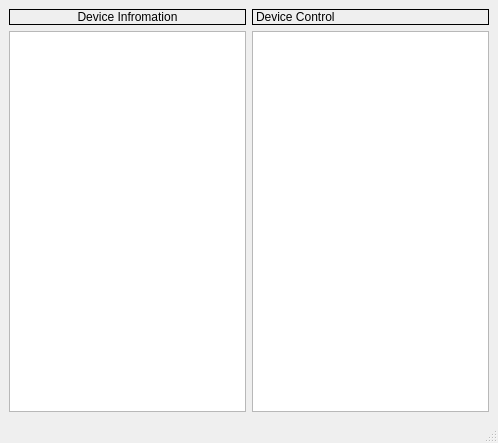
<?xml version="1.0" encoding="UTF-8"?>
<ui version="4.0">
 <class>FakeLidarSetting</class>
 <widget class="QMainWindow" name="FakeLidarSetting">
  <property name="geometry">
   <rect>
    <x>0</x>
    <y>0</y>
    <width>498</width>
    <height>443</height>
   </rect>
  </property>
  <property name="windowTitle">
   <string>Fake Lidar Setting</string>
  </property>
  <widget class="QWidget" name="centralwidget">
   <layout class="QGridLayout" name="gridLayout">
    <item row="0" column="1">
     <widget class="QLabel" name="label">
      <property name="frameShape">
       <enum>QFrame::Box</enum>
      </property>
      <property name="lineWidth">
       <number>1</number>
      </property>
      <property name="text">
       <string>Device Infromation</string>
      </property>
      <property name="alignment">
       <set>Qt::AlignCenter</set>
      </property>
     </widget>
    </item>
    <item row="0" column="2">
     <widget class="QLabel" name="label_2">
      <property name="frameShape">
       <enum>QFrame::Panel</enum>
      </property>
      <property name="text">
       <string>Device Control</string>
      </property>
     </widget>
    </item>
    <item row="1" column="1">
     <widget class="QTableWidget" name="InformationTable">
      <property name="gridStyle">
       <enum>Qt::SolidLine</enum>
      </property>
      <property name="rowCount">
       <number>0</number>
      </property>
      <property name="columnCount">
       <number>2</number>
      </property>
      <attribute name="horizontalHeaderVisible">
       <bool>false</bool>
      </attribute>
      <attribute name="verticalHeaderVisible">
       <bool>false</bool>
      </attribute>
      <column/>
      <column/>
     </widget>
    </item>
    <item row="1" column="2">
     <widget class="QTableWidget" name="ControlTable">
      <property name="columnCount">
       <number>2</number>
      </property>
      <attribute name="horizontalHeaderVisible">
       <bool>false</bool>
      </attribute>
      <attribute name="verticalHeaderVisible">
       <bool>false</bool>
      </attribute>
      <column/>
      <column/>
     </widget>
    </item>
   </layout>
  </widget>
  <widget class="QMenuBar" name="menubar">
   <property name="geometry">
    <rect>
     <x>0</x>
     <y>0</y>
     <width>498</width>
     <height>20</height>
    </rect>
   </property>
  </widget>
  <widget class="QStatusBar" name="statusbar"/>
 </widget>
 <resources/>
 <connections/>
</ui>
